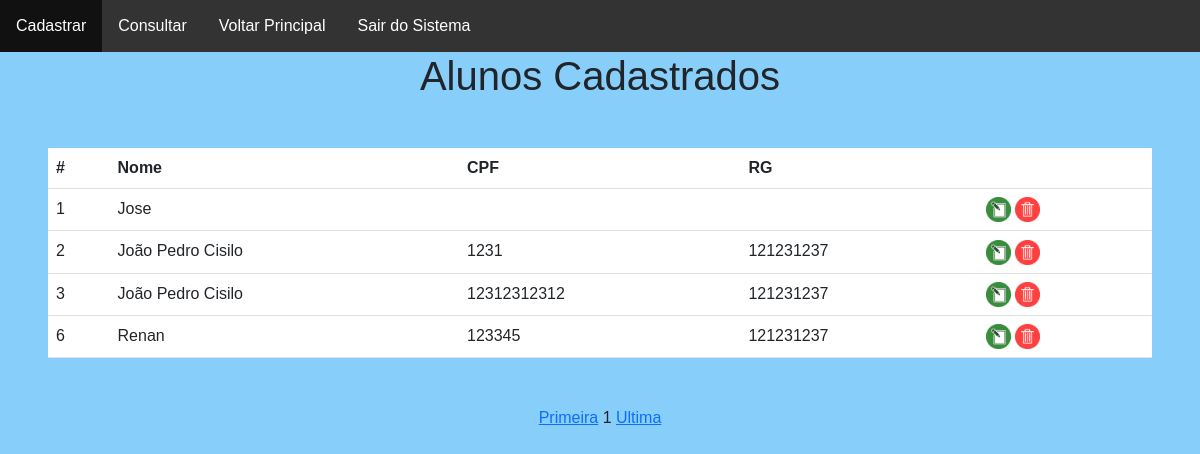
Screenshot of /index2alunos.php with the database file from the repository.
### tables this page shows
CREATE TABLE `alunos` (
  `codigo` int(11) NOT NULL,
  `nome` varchar(200) NOT NULL,
  `cpf` varchar(20) NOT NULL,
  `rg` varchar(20) NOT NULL
);

### index2alunos.php (the view, shortened to what this page needs)
<?php
include_once ("conexao.php");
?>
<!DOCTYPE html>
<html lang="pt-br">
	<head>
	<link href="https://cdn.jsdelivr.net/npm/bootstrap@5.3.0/dist/css/bootstrap.min.css" rel="stylesheet">
</head>
<body><ul>
		<li><a href = "cad_alunos.php">Cadastrar</a></li>
		<li><a href = "index2.php">Consultar</a></li>
		<li><a href = "principal.php">Voltar Principal</a></li>
		<li><a href = "sair.php">Sair do Sistema</a></li>
	</ul>
	<center><h1> Alunos Cadastrados</h1>
	<?php
	$pagina_atual = filter_input(INPUT_GET,'pagina', FILTER_SANITIZE_NUMBER_INT);
	$pagina = (!empty($pagina_atual)) ?$pagina_atual : 1;
	$qnt_result_pg = 4;
	$inicio = ($qnt_result_pg *$pagina) - $qnt_result_pg;
	$sql = "SELECT * FROM alunos LIMIT $inicio, $qnt_result_pg";
	$comando = mysqli_query($conn, $sql);
	?>
<div class="m-5">
	<table class="table table-hover table-bg	">
		<thead>
			<tr>
			<th scope="col">#</th>
			<th scope="col">Nome</th>
			<th scope="col">CPF</th>
			<th scope="col">RG</th>
			<th scope="col"></th>
			</tr>
		</thead>
		<tbody>
			<?php
				while($row_alunos = mysqli_fetch_assoc($comando) )
				{
					echo "<tr>";
					echo "<td>" . $row_alunos['codigo'] . "</td>";
					echo "<td>" . $row_alunos['nome'] . "</td>";
					echo "<td>" . $row_alunos['cpf'] . "</td>";
					echo "<td>" . $row_alunos['rg'] . "</td>";
					echo "<td><a href='edit_aluno.php?codigo=" . $row_alunos['codigo'] . "'><img src='image/edit.png'></a>
					 <a href='delete_aluno.php?codigo=" . $row_alunos['codigo'] . "'><img src='image/delete.png'> </a> </td>";
					echo "</tr>";
				}
			?>
		</tbody>
	</table>
</div>
	<?php
	$sql = "SELECT COUNT(codigo) AS num_result FROM alunos";
	$resultado_pg = mysqli_query ($conn, $sql);
	$row_pg = mysqli_fetch_assoc($resultado_pg);
	$quantidade_pg = ceil($row_pg['num_result'] / $qnt_result_pg);
	$max_links = 2;
	echo "<a href='index2alunos.php?pagina=1'>Primeira</a> ";
	for ($pag_ant = $pagina = $max_links; $pag_ant <= $pagina = 1; $pag_ant++)
	{
		if ($pag_ant>=1)
		{
			echo "<a href ='index2alunos.php?pagina=$pag_ant'>$pag_ant</a>";
		}
	}
	echo "$pagina ";
	echo "<a href='index2alunos.php?pagina=$quantidade_pg'>Ultima</a>";
	?>
	</body>
	</html>

### index2alunos.php (style rules this page uses)
body { font-family: Arial, Helvetica, sans-serif; background-color: #87CEFA; }
ul { list-style-type: none; margin: 0; padding: 0; overflow: hidden; background-color: #333; }
li { float: left; }
li a { display: block; color: white; text-align: center; padding: 14px 16px; text-decoration: none; }
img { width: 25px; height: 25px; }

### rows the page displays
alunos: codigo "1", nome "Jose"
alunos: codigo "2", nome "João Pedro Cisilo", cpf "1231", rg "121231237"
alunos: codigo "3", nome "João Pedro Cisilo", cpf "12312312312", rg "121231237"
alunos: codigo "6", nome "Renan", cpf "123345", rg "121231237"

### other values shown
$pagina "1"
